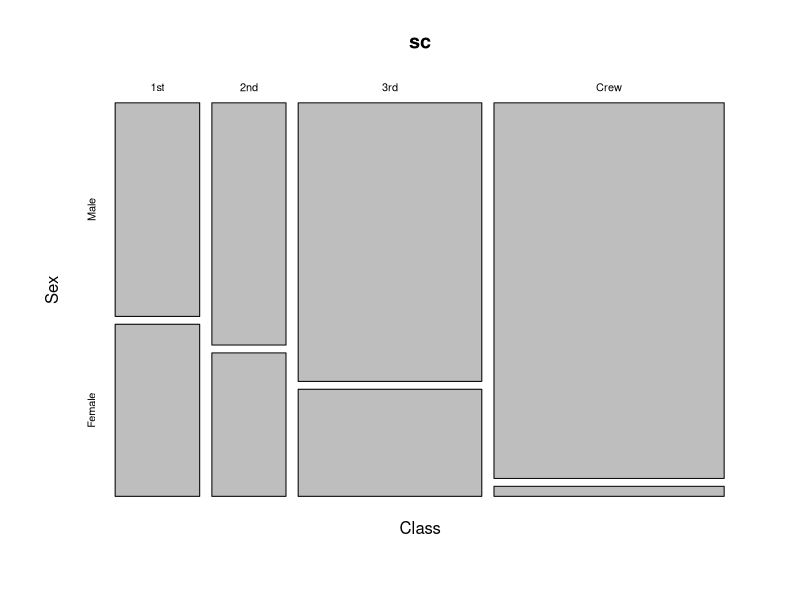
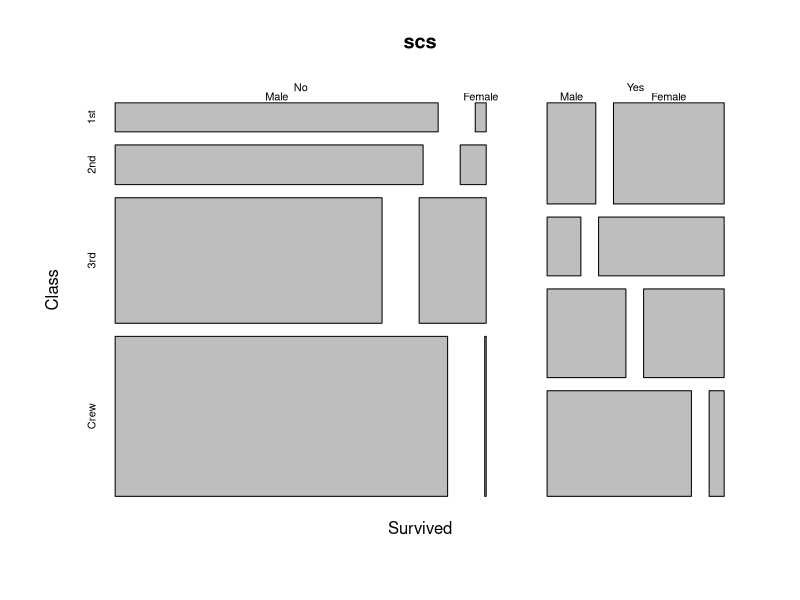
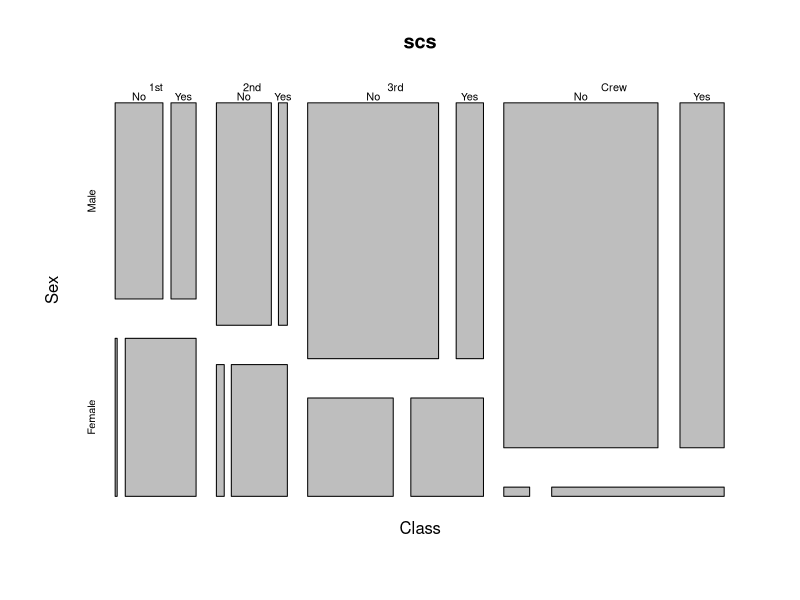

Generate these figures, in order, with R:
## -----------------------------------------------------------------------------------------------------------------------
str(Titanic)
### a
sc <- as.table(apply(Titanic, c(1,2), sum))
str(sc)
plot(sc)
### b
scs <- as.table(apply(Titanic, c(4,1,2), sum))
str(scs)
plot(scs)
### c
scs <- as.table(apply(Titanic, c(1,2,4), sum))
str(scs)
plot(scs)

